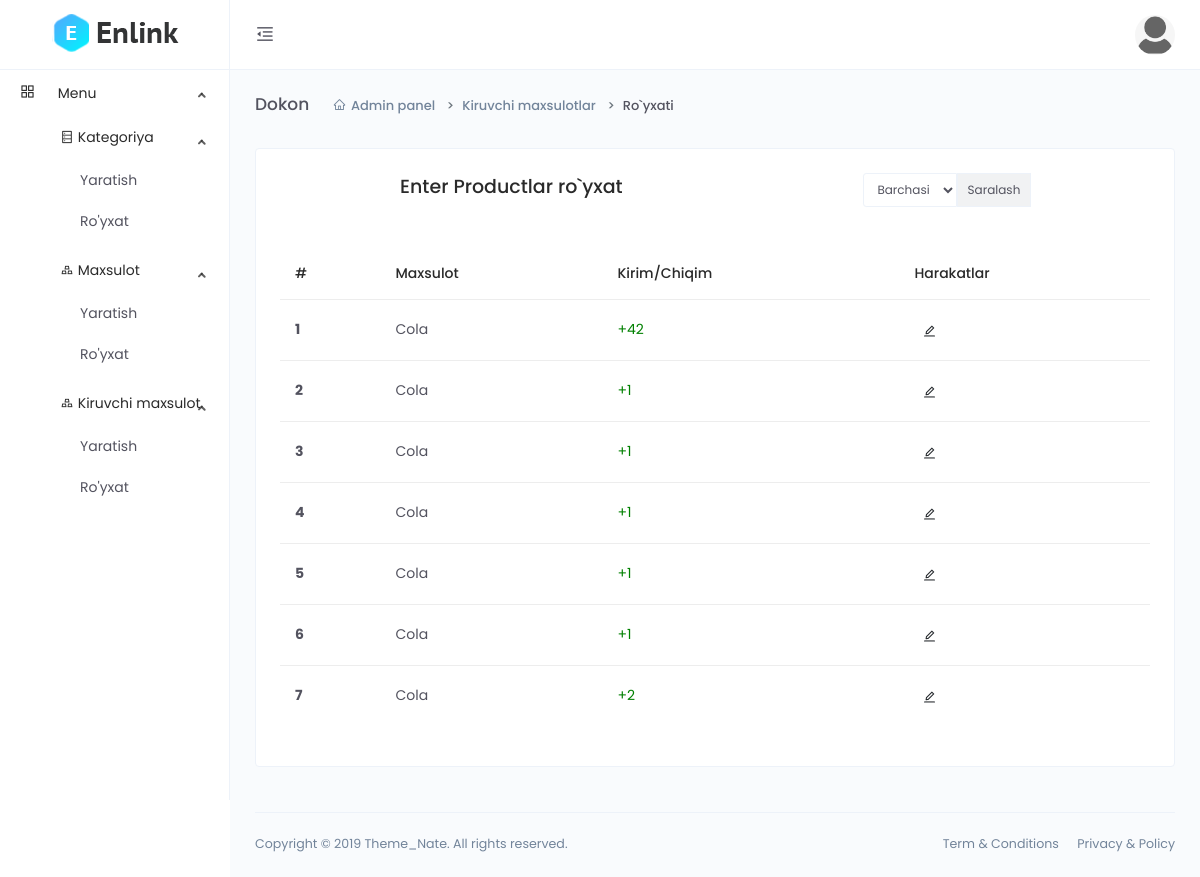
The page /dashboard/product-history/L4BdyTQua25MqSH/ (signed in) on the database its author committed.
### main/models.py (models this page shows, shortened)
class CodeGenerate(models.Model):
    code = models.CharField(max_length=255, blank=True,unique=True)
    class Meta:
        abstract = True

class EnterProduct(CodeGenerate):
    product = models.ForeignKey(Product, on_delete=models.SET_NULL, null=True)
    quantity = models.PositiveIntegerField()
    date = models.DateTimeField(auto_now_add=True)

class Product(CodeGenerate):
    category = models.ForeignKey(Category, on_delete=models.CASCADE)
    name = models.CharField(max_length=255)
    body = models.TextField()
    price = models.DecimalField(decimal_places=2, max_digits=10)
    discount_price = models.DecimalField(decimal_places=2, max_digits=10,
                                         blank=True, null=True)
    banner_img = models.ImageField(upload_to='banner-img')
    quantity = models.IntegerField()
    delivery = models.BooleanField(default=False)

### main/funcs.py (the view)
    def wrapper(request, *args, **kwargs):
        if request.user.is_staff:
            result = func(request, *args, **kwargs)
        else:
            return redirect('front:index')
        return result

### main/dashboard/views.py (called while the page is built)
@staff_required
def product_history(request,code):
    queryset = models.EnterProduct.objects.filter(product__code=code)
    outs = models.CartProduct.objects.filter(product__code=code,cart__status=4)
    data = list(chain(queryset, outs))
    data = sorted(data, key=lambda x: x.date, reverse=True)
    context = {
          'queryset':queryset
    }
    return render(request, 'dashboard/eproduct/history.html', context)

### main/funcs.py (called while the page is built)
def staff_required(func):
    def wrapper(request, *args, **kwargs):
        if request.user.is_staff:
            result = func(request, *args, **kwargs)
        else:
            return redirect('front:index')
        return result
    return wrapper

### templates/dashboard/eproduct/history.html (shortened to what this page needs)
{% extends 'dashboard/base.html' %}
{% block content %}
<div class="main-content">
    <div class="page-header">
        <h2 class="header-title">Dokon</h2>
        <div class="header-sub-title">
            <nav class="breadcrumb breadcrumb-dash">
                <a href="#" class="breadcrumb-item"><i class="anticon anticon-home m-r-5"></i>Admin panel</a>
                <a class="breadcrumb-item" href="#">Kiruvchi maxsulotlar</a>
                <span class="breadcrumb-item active">Ro`yxati</span>
            </nav>
        </div>
    </div>
    <div class="card">
        <div class="card-body">
            <div class="d-flex justify-content-around">
            <h4>Enter Productlar ro`yxat</h4>
            <div>
                <form class="input-group input-group-sm mb-3">
                    <select name="category_code" class="form-control">
                        <option value="0">Barchasi</option>
                    </select>
                    <div class="input-group-prepend">
                        <button class="input-group-text" id="inputGroup-sizing-sm" type="submit">Saralash</button>
                    </div>
                </form>
            </div>
            </div>
            <div class="m-t-25">
                <div class="table-responsive">
                    <table class="table">
                        <thead>
                            <tr>
                                <th scope="col">#</th>
                                <th scope="col">Maxsulot</th>
                                <th scope="col">Kirim/Chiqim</th>
                                <th scope="col">Harakatlar</th>
                            </tr>
                        </thead>
                        <tbody>
                            {% for q in queryset %}
                            <tr>
                                <th scope="row">{{forloop.counter}}</th>
                                <td>{{q.product.name}}</td>
                                {% if q.quantity %}
                                <td style="color: green;">+{{q.quantity}}</td>
                                <td>
                                    <button type="button" class="btn btn-icon btn-hover btn-sm btn-rounded" data-toggle="modal" data-target=".bd-example-modal-sm{{forloop.counter}}">
                                        <i class="anticon anticon-edit"></i>
                                    </button>
                                </td>
                                {% else %}
                                <td style="color: red;">-{{q.count}}</td>
                                {% endif %}
                            </tr>
                            {% endfor %}
                        </tbody>
                    </table>
                </div>
            </div>
        </div>
    </div>
</div>
{% endblock %}

### rows shown on the page
EnterProduct: product.name "Cola", quantity "42"
EnterProduct: product.name "Cola", quantity "1"
EnterProduct: product.name "Cola", quantity "1"
EnterProduct: product.name "Cola", quantity "1"
EnterProduct: product.name "Cola", quantity "1"
EnterProduct: product.name "Cola", quantity "1"
EnterProduct: product.name "Cola", quantity "2"
